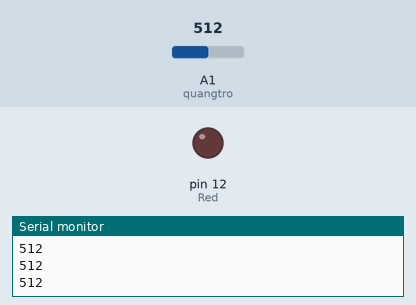
Recording of a sketch running on a simulated Arduino Uno, built with avr-gcc and run on an emulated ATmega328P. Shown: output pins drawn as LEDs (lit = HIGH), the last lines printed to the serial monitor. Inputs (shaded band) come from the test bench; at power-on: A1 (quangtro) = 512.

Above: at 1.2 s.
1.3 s: A1 (quangtro) set to 315
2.8 s: A1 (quangtro) set to 292
At 3.1 s:
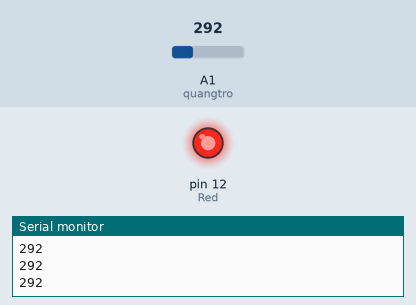
4.3 s: A1 (quangtro) set to 306
At 5.4 s:
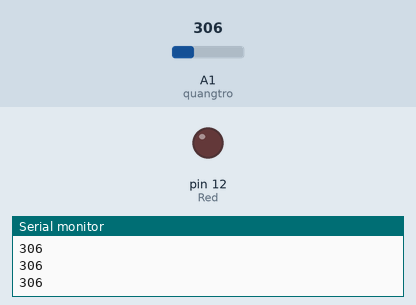
5.8 s: A1 (quangtro) set to 290
At 6.6 s:
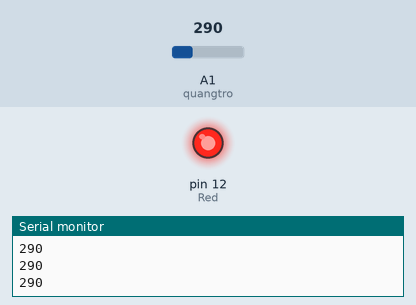
Timing chart, 0 to 8.3 s (numbered marks = the images above; inputs shaded):
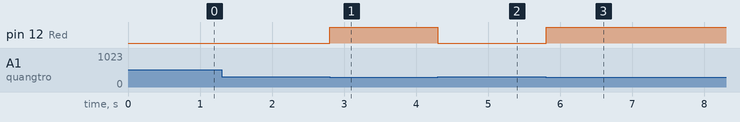

The sketch:

Light.ino
```cpp
int quangtro = A1;
int Red = 12;//Thiết đặt chân analog đọc quang trở
void setup() {
  Serial.begin(9600);
  pinMode(Red, OUTPUT);
}

void loop() {
  int giatriQuangtro = analogRead(quangtro);
  if (giatriQuangtro < 300) {
    digitalWrite(Red, HIGH);
  } else {
    digitalWrite(Red, LOW);
  }
  Serial.println(giatriQuangtro);
}
```

Measured:
- the behaviour switches between 300 and 299 on A1 (quangtro) (found by bisection; images 0 and 1)
- after the input at 2.8 s, pin 12 (Red): LOW → HIGH at once
- after the input at 4.3 s, pin 12 (Red): HIGH → LOW at once
- after the input at 5.8 s, pin 12 (Red): LOW → HIGH at once
